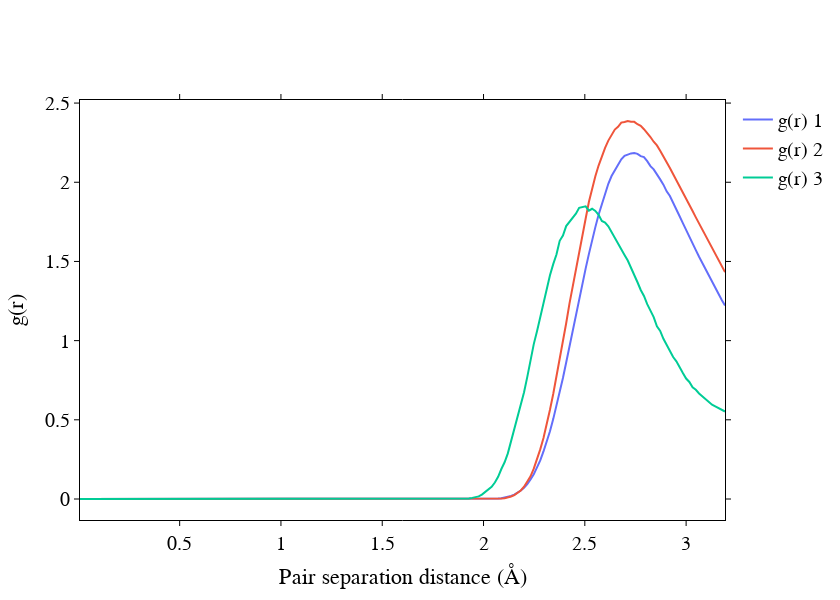

Notebook cell for this chart:
### Code cell
# Plot the computed g(r) function values using plotly
from dfttk.plotly_format import plot_format
import plotly.graph_objects as go

# Access the RDF data
rdf_data = total_rdf
r_values = rdf_data[:, 0]  # Radial distance values

fig = go.Figure()

# Loop over all g(r) columns (skip the first column, which is r)
for i in range(1, rdf_data.shape[1]):
    fig.add_trace(go.Scatter(x=r_values, y=rdf_data[:, i], mode='lines', name=f'g(r) {i}'))

plot_format(fig, "Pair separation distance (Å)", "g(r)")
fig.show()

### Figure 1 — Plotly figure (JSON) as saved in the notebook; plotly's stock layout.template omitted (floating-point values rounded to 4 significant figures; data arrays with more than 128 entries replaced by an {"elided": "..."} marker saying what was removed)
{"data": [{"mode": "lines", "name": "g(r) 1", "type": "scatter", "x": {"elided": "200 float values"}, "y": {"elided": "200 float values"}}, {"mode": "lines", "name": "g(r) 2", "type": "scatter", "x": {"elided": "200 float values"}, "y": {"elided": "200 float values"}}, {"mode": "lines", "name": "g(r) 3", "type": "scatter", "x": {"elided": "200 float values"}, "y": {"elided": "200 float values"}}], "layout": {"font": {"family": "Devaju Sans"}, "height": 600, "legend": {"font": {"color": "black", "size": 20}}, "plot_bgcolor": "white", "width": 840, "xaxis": {"linecolor": "black", "linewidth": 1, "mirror": "allticks", "showgrid": false, "showline": true, "tickcolor": "black", "tickfont": {"color": "rgb(0,0,0)", "size": 20}, "ticks": "outside", "tickwidth": 1, "title": {"font": {"color": "rgb(0,0,0)", "size": 22}, "text": "Pair separation distance (Å)"}}, "yaxis": {"linecolor": "black", "linewidth": 1, "mirror": "allticks", "showgrid": false, "showline": true, "tickcolor": "black", "tickfont": {"color": "rgb(0,0,0)", "size": 20}, "ticks": "outside", "tickwidth": 1, "title": {"font": {"color": "rgb(0,0,0)", "size": 22}, "text": "g(r)"}}}}
